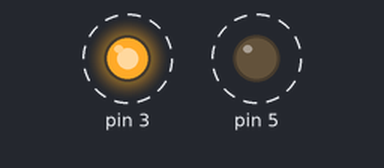
The sketch below on a simulated Arduino Uno, built with avr-gcc and run on an emulated ATmega328P. Parts: output pins drawn as LEDs (lit = HIGH). Dashed ring = blinking.

Above: at 0.2 s.
Timing chart, 0 to 3.0 s (numbered marks = the images above):
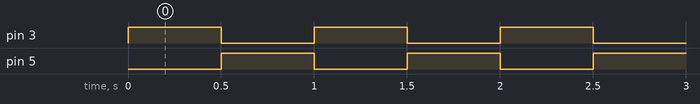

Measured:
- by itself, pin 3, pin 5: alternates HIGH for 0.50 s and LOW for 0.50 s

The sketch:

ultrasonic.ino
```cpp
int motor1[] = {7, 8}, motor2[] = {6, 9}, motor3[] = {3, 5}, echo = 2, trig = 4;
float distance = 0, duration = 0;
float ultrasonic()
{
  int echo = 2, trig = 4;
  float take = 0, give = 0;
  digitalWrite(trig, HIGH);
  delayMicroseconds(10);
  digitalWrite(trig, LOW);
  take = pulseIn(echo, HIGH);
  give = (take * .034) / 2;
}
void setup() {
  // put your setup code here, to run once:
pinMode(3,OUTPUT);
pinMode(5,OUTPUT);
}

void loop() {
  // put your main code here, to run repeatedly:
digitalWrite(3,HIGH);
digitalWrite(5,LOW);
delay(500);
Serial.println(distance);
digitalWrite(3,LOW);
digitalWrite(5,HIGH);
delay(500);
Serial.println(distance);
}
```
